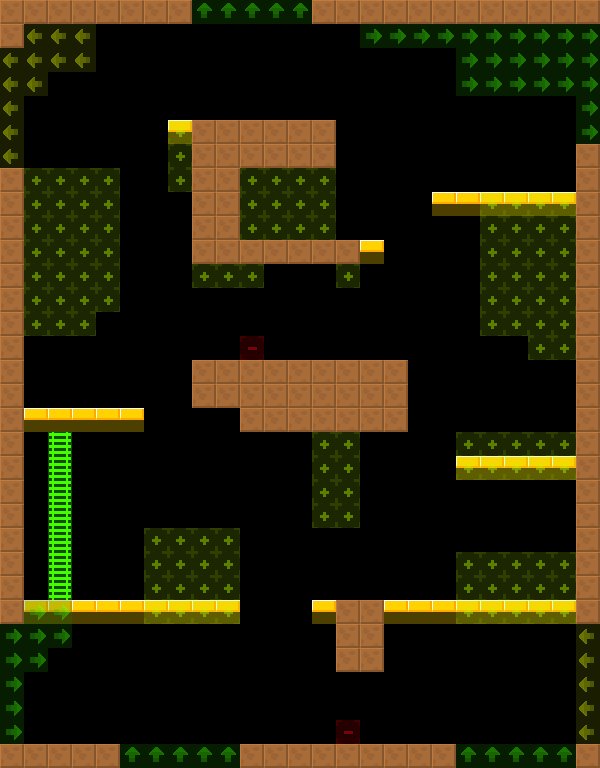

A level layout from a 2D game, rendered from its tile map. Below: a short description, then the map file with tile-grid data replaced by summaries:
An orthogonal 25x32 tile map with 24x24 px tiles, 2 tile layers (col, lnk), 2 tilesets and 2 objects (2x Door).

<map version="1.4" tiledversion="1.4.2" orientation="orthogonal" renderorder="right-down" width="25" height="32" tilewidth="24" tileheight="24" infinite="0" nextlayerid="4" nextobjectid="8">
 <tileset firstgid="6" source="../../lnk.tsx" />
 <tileset firstgid="1" source="../../col.tsx" />
 <layer id="1" name="col" width="25" height="32">
  <data>[800 cells, 174 non-empty, 3 distinct tile ids]</data>
 </layer>
 <layer id="2" name="lnk" width="25" height="32" opacity="0.5">
  <data>[800 cells, 189 non-empty, 5 distinct tile ids]</data>
 </layer>
 <objectgroup id="3" name="markers" opacity="0.5">
  <object id="1" name="Door" type="Door" x="240" y="336" width="24" height="24">
   <properties>
    <property name="yr" value="0" />
    <property name="xr" value="0" />
   </properties>
  </object>
  <object id="2" name="Door" type="Door" x="336" y="720" width="24" height="24">
   <properties>
    <property name="yr" value="0" />
    <property name="xr" value="0" />
   </properties>
  </object>
 </objectgroup>
</map>
